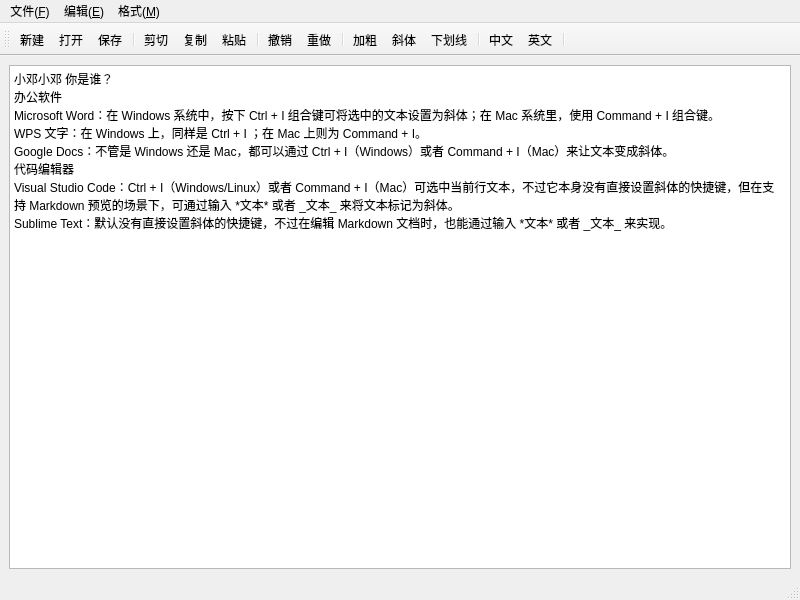
<?xml version="1.0" encoding="UTF-8"?>
<ui version="4.0">
 <class>MainWindow</class>
 <widget class="QMainWindow" name="MainWindow">
  <property name="geometry">
   <rect>
    <x>0</x>
    <y>0</y>
    <width>800</width>
    <height>600</height>
   </rect>
  </property>
  <property name="windowTitle">
   <string>MainWindow</string>
  </property>
  <widget class="QWidget" name="centralwidget">
   <layout class="QGridLayout" name="gridLayout">
    <item row="0" column="0">
     <widget class="QTextEdit" name="textEdit">
      <property name="html">
       <string>&lt;!DOCTYPE HTML PUBLIC &quot;-//W3C//DTD HTML 4.0//EN&quot; &quot;http://www.w3.org/TR/REC-html40/strict.dtd&quot;&gt;
&lt;html&gt;&lt;head&gt;&lt;meta name=&quot;qrichtext&quot; content=&quot;1&quot; /&gt;&lt;meta charset=&quot;utf-8&quot; /&gt;&lt;style type=&quot;text/css&quot;&gt;
p, li { white-space: pre-wrap; }
hr { height: 1px; border-width: 0; }
li.unchecked::marker { content: &quot;\2610&quot;; }
li.checked::marker { content: &quot;\2612&quot;; }
&lt;/style&gt;&lt;/head&gt;&lt;body style=&quot; font-family:'Microsoft YaHei UI'; font-size:9pt; font-weight:400; font-style:normal;&quot;&gt;
&lt;p style=&quot; margin-top:0px; margin-bottom:0px; margin-left:0px; margin-right:0px; -qt-block-indent:0; text-indent:0px;&quot;&gt;小邓小邓 你是谁？&lt;/p&gt;
&lt;p style=&quot; margin-top:0px; margin-bottom:0px; margin-left:0px; margin-right:0px; -qt-block-indent:0; text-indent:0px;&quot;&gt;办公软件&lt;/p&gt;
&lt;p style=&quot; margin-top:0px; margin-bottom:0px; margin-left:0px; margin-right:0px; -qt-block-indent:0; text-indent:0px;&quot;&gt;Microsoft Word：在 Windows 系统中，按下 Ctrl + I 组合键可将选中的文本设置为斜体；在 Mac 系统里，使用 Command + I 组合键。&lt;/p&gt;
&lt;p style=&quot; margin-top:0px; margin-bottom:0px; margin-left:0px; margin-right:0px; -qt-block-indent:0; text-indent:0px;&quot;&gt;WPS 文字：在 Windows 上，同样是 Ctrl + I ；在 Mac 上则为 Command + I。&lt;/p&gt;
&lt;p style=&quot; margin-top:0px; margin-bottom:0px; margin-left:0px; margin-right:0px; -qt-block-indent:0; text-indent:0px;&quot;&gt;Google Docs：不管是 Windows 还是 Mac，都可以通过 Ctrl + I（Windows）或者 Command + I（Mac）来让文本变成斜体。&lt;/p&gt;
&lt;p style=&quot; margin-top:0px; margin-bottom:0px; margin-left:0px; margin-right:0px; -qt-block-indent:0; text-indent:0px;&quot;&gt;代码编辑器&lt;/p&gt;
&lt;p style=&quot; margin-top:0px; margin-bottom:0px; margin-left:0px; margin-right:0px; -qt-block-indent:0; text-indent:0px;&quot;&gt;Visual Studio Code：Ctrl + I（Windows/Linux）或者 Command + I（Mac）可选中当前行文本，不过它本身没有直接设置斜体的快捷键，但在支持 Markdown 预览的场景下，可通过输入 *文本* 或者 _文本_ 来将文本标记为斜体。&lt;/p&gt;
&lt;p style=&quot; margin-top:0px; margin-bottom:0px; margin-left:0px; margin-right:0px; -qt-block-indent:0; text-indent:0px;&quot;&gt;Sublime Text：默认没有直接设置斜体的快捷键，不过在编辑 Markdown 文档时，也能通过输入 *文本* 或者 _文本_ 来实现。&lt;/p&gt;&lt;/body&gt;&lt;/html&gt;</string>
      </property>
     </widget>
    </item>
   </layout>
  </widget>
  <widget class="QMenuBar" name="menubar">
   <property name="geometry">
    <rect>
     <x>0</x>
     <y>0</y>
     <width>800</width>
     <height>20</height>
    </rect>
   </property>
   <widget class="QMenu" name="menu_F">
    <property name="title">
     <string>文件(&amp;F)</string>
    </property>
    <addaction name="actFile_New"/>
    <addaction name="actFile_Open"/>
    <addaction name="actFile_Save"/>
   </widget>
   <widget class="QMenu" name="menu_E">
    <property name="title">
     <string>编辑(&amp;E)</string>
    </property>
    <addaction name="actFile_X"/>
    <addaction name="actFile_C"/>
    <addaction name="actFile_V"/>
    <addaction name="separator"/>
    <addaction name="acFile_Z"/>
    <addaction name="actFile_UnZ"/>
   </widget>
   <widget class="QMenu" name="menu_M">
    <property name="title">
     <string>格式(&amp;M)</string>
    </property>
    <addaction name="actText_Bold"/>
    <addaction name="actText_Italic"/>
    <addaction name="actText_Under"/>
   </widget>
   <addaction name="menu_F"/>
   <addaction name="menu_E"/>
   <addaction name="menu_M"/>
  </widget>
  <widget class="QStatusBar" name="statusbar"/>
  <widget class="QToolBar" name="toolBar">
   <property name="windowTitle">
    <string>toolBar</string>
   </property>
   <property name="toolButtonStyle">
    <enum>Qt::ToolButtonTextUnderIcon</enum>
   </property>
   <attribute name="toolBarArea">
    <enum>TopToolBarArea</enum>
   </attribute>
   <attribute name="toolBarBreak">
    <bool>false</bool>
   </attribute>
   <addaction name="actFile_New"/>
   <addaction name="actFile_Open"/>
   <addaction name="actFile_Save"/>
   <addaction name="separator"/>
   <addaction name="actFile_X"/>
   <addaction name="actFile_C"/>
   <addaction name="actFile_V"/>
   <addaction name="separator"/>
   <addaction name="acFile_Z"/>
   <addaction name="actFile_UnZ"/>
   <addaction name="separator"/>
   <addaction name="actText_Bold"/>
   <addaction name="actText_Italic"/>
   <addaction name="actText_Under"/>
   <addaction name="separator"/>
   <addaction name="actText_Chinese"/>
   <addaction name="actText_English"/>
   <addaction name="separator"/>
  </widget>
  <action name="actFile_New">
   <property name="icon">
    <iconset>
     <normaloff>images/100.bmp</normaloff>images/100.bmp</iconset>
   </property>
   <property name="text">
    <string>新建</string>
   </property>
   <property name="toolTip">
    <string>新建文件</string>
   </property>
   <property name="shortcut">
    <string>Ctrl+N</string>
   </property>
   <property name="menuRole">
    <enum>QAction::NoRole</enum>
   </property>
  </action>
  <action name="actFile_Save">
   <property name="checkable">
    <bool>true</bool>
   </property>
   <property name="checked">
    <bool>false</bool>
   </property>
   <property name="enabled">
    <bool>true</bool>
   </property>
   <property name="icon">
    <iconset>
     <normaloff>images/104.bmp</normaloff>images/104.bmp</iconset>
   </property>
   <property name="text">
    <string>保存</string>
   </property>
   <property name="toolTip">
    <string>保存文件</string>
   </property>
   <property name="shortcut">
    <string>Ctrl+S</string>
   </property>
   <property name="menuRole">
    <enum>QAction::NoRole</enum>
   </property>
  </action>
  <action name="actFile_Open">
   <property name="icon">
    <iconset>
     <normaloff>images/001.GIF</normaloff>images/001.GIF</iconset>
   </property>
   <property name="text">
    <string>打开</string>
   </property>
   <property name="toolTip">
    <string>打开文件</string>
   </property>
   <property name="shortcut">
    <string>Ctrl+O</string>
   </property>
   <property name="menuRole">
    <enum>QAction::NoRole</enum>
   </property>
  </action>
  <action name="actFile_X">
   <property name="icon">
    <iconset>
     <normaloff>images/200.bmp</normaloff>images/200.bmp</iconset>
   </property>
   <property name="text">
    <string>剪切</string>
   </property>
   <property name="toolTip">
    <string>剪切文件</string>
   </property>
   <property name="shortcut">
    <string>Ctrl+X</string>
   </property>
   <property name="menuRole">
    <enum>QAction::NoRole</enum>
   </property>
  </action>
  <action name="actFile_C">
   <property name="icon">
    <iconset>
     <normaloff>images/202.bmp</normaloff>images/202.bmp</iconset>
   </property>
   <property name="text">
    <string>复制</string>
   </property>
   <property name="toolTip">
    <string>复制文件</string>
   </property>
   <property name="shortcut">
    <string>Ctrl+C</string>
   </property>
   <property name="menuRole">
    <enum>QAction::NoRole</enum>
   </property>
  </action>
  <action name="actFile_V">
   <property name="icon">
    <iconset>
     <normaloff>images/204.bmp</normaloff>images/204.bmp</iconset>
   </property>
   <property name="text">
    <string>粘贴</string>
   </property>
   <property name="toolTip">
    <string>粘贴文件</string>
   </property>
   <property name="shortcut">
    <string>Ctrl+V</string>
   </property>
   <property name="menuRole">
    <enum>QAction::NoRole</enum>
   </property>
  </action>
  <action name="acFile_Z">
   <property name="icon">
    <iconset>
     <normaloff>images/206.bmp</normaloff>images/206.bmp</iconset>
   </property>
   <property name="text">
    <string>撤销</string>
   </property>
   <property name="toolTip">
    <string>撤销动作</string>
   </property>
   <property name="shortcut">
    <string>Ctrl+Z</string>
   </property>
   <property name="menuRole">
    <enum>QAction::NoRole</enum>
   </property>
  </action>
  <action name="actFile_UnZ">
   <property name="icon">
    <iconset>
     <normaloff>images/208.bmp</normaloff>images/208.bmp</iconset>
   </property>
   <property name="text">
    <string>重做</string>
   </property>
   <property name="toolTip">
    <string>重做行为</string>
   </property>
   <property name="shortcut">
    <string>Ctrl+Z</string>
   </property>
   <property name="menuRole">
    <enum>QAction::NoRole</enum>
   </property>
  </action>
  <action name="actText_Bold">
   <property name="checkable">
    <bool>true</bool>
   </property>
   <property name="icon">
    <iconset>
     <normaloff>images/500.bmp</normaloff>images/500.bmp</iconset>
   </property>
   <property name="text">
    <string>加粗</string>
   </property>
   <property name="toolTip">
    <string>加粗</string>
   </property>
   <property name="shortcut">
    <string>Ctrl+B</string>
   </property>
   <property name="menuRole">
    <enum>QAction::NoRole</enum>
   </property>
  </action>
  <action name="actText_Italic">
   <property name="checkable">
    <bool>true</bool>
   </property>
   <property name="icon">
    <iconset>
     <normaloff>images/502.bmp</normaloff>images/502.bmp</iconset>
   </property>
   <property name="text">
    <string>斜体</string>
   </property>
   <property name="toolTip">
    <string>斜体</string>
   </property>
   <property name="shortcut">
    <string>Ctrl+I</string>
   </property>
   <property name="menuRole">
    <enum>QAction::NoRole</enum>
   </property>
  </action>
  <action name="actText_Under">
   <property name="checkable">
    <bool>true</bool>
   </property>
   <property name="icon">
    <iconset>
     <normaloff>images/504.bmp</normaloff>images/504.bmp</iconset>
   </property>
   <property name="text">
    <string>下划线</string>
   </property>
   <property name="toolTip">
    <string>下划线</string>
   </property>
   <property name="shortcut">
    <string>Ctrl+U</string>
   </property>
   <property name="menuRole">
    <enum>QAction::NoRole</enum>
   </property>
  </action>
  <action name="actText_Chinese">
   <property name="checkable">
    <bool>true</bool>
   </property>
   <property name="icon">
    <iconset>
     <normaloff>images/CN.jpg</normaloff>images/CN.jpg</iconset>
   </property>
   <property name="text">
    <string>中文</string>
   </property>
   <property name="toolTip">
    <string>中文</string>
   </property>
   <property name="menuRole">
    <enum>QAction::NoRole</enum>
   </property>
  </action>
  <action name="actText_English">
   <property name="checkable">
    <bool>true</bool>
   </property>
   <property name="icon">
    <iconset>
     <normaloff>images/timg2.jpg</normaloff>images/timg2.jpg</iconset>
   </property>
   <property name="text">
    <string>英文</string>
   </property>
   <property name="toolTip">
    <string>英文</string>
   </property>
   <property name="menuRole">
    <enum>QAction::NoRole</enum>
   </property>
  </action>
  <action name="actClose">
   <property name="icon">
    <iconset resource="rsc.qrc">
     <normaloff>:/icons/images/324.bmp</normaloff>:/icons/images/324.bmp</iconset>
   </property>
   <property name="text">
    <string>关闭</string>
   </property>
   <property name="toolTip">
    <string>关闭本窗口</string>
   </property>
   <property name="menuRole">
    <enum>QAction::NoRole</enum>
   </property>
  </action>
 </widget>
 <resources>
  <include location="rsc.qrc"/>
 </resources>
 <connections>
  <connection>
   <sender>actFile_C</sender>
   <signal>triggered()</signal>
   <receiver>textEdit</receiver>
   <slot>cut()</slot>
   <hints>
    <hint type="sourcelabel">
     <x>-1</x>
     <y>-1</y>
    </hint>
    <hint type="destinationlabel">
     <x>399</x>
     <y>324</y>
    </hint>
   </hints>
  </connection>
  <connection>
   <sender>actFile_V</sender>
   <signal>triggered()</signal>
   <receiver>textEdit</receiver>
   <slot>paste()</slot>
   <hints>
    <hint type="sourcelabel">
     <x>-1</x>
     <y>-1</y>
    </hint>
    <hint type="destinationlabel">
     <x>399</x>
     <y>324</y>
    </hint>
   </hints>
  </connection>
  <connection>
   <sender>acFile_Z</sender>
   <signal>triggered()</signal>
   <receiver>textEdit</receiver>
   <slot>undo()</slot>
   <hints>
    <hint type="sourcelabel">
     <x>-1</x>
     <y>-1</y>
    </hint>
    <hint type="destinationlabel">
     <x>399</x>
     <y>324</y>
    </hint>
   </hints>
  </connection>
  <connection>
   <sender>actClose</sender>
   <signal>triggered()</signal>
   <receiver>MainWindow</receiver>
   <slot>close()</slot>
   <hints>
    <hint type="sourcelabel">
     <x>-1</x>
     <y>-1</y>
    </hint>
    <hint type="destinationlabel">
     <x>399</x>
     <y>299</y>
    </hint>
   </hints>
  </connection>
  <connection>
   <sender>textEdit</sender>
   <signal>undoAvailable(bool)</signal>
   <receiver>acFile_Z</receiver>
   <slot>setEnabled(bool)</slot>
   <hints>
    <hint type="sourcelabel">
     <x>399</x>
     <y>324</y>
    </hint>
    <hint type="destinationlabel">
     <x>-1</x>
     <y>-1</y>
    </hint>
   </hints>
  </connection>
  <connection>
   <sender>actFile_UnZ</sender>
   <signal>triggered()</signal>
   <receiver>textEdit</receiver>
   <slot>redo()</slot>
   <hints>
    <hint type="sourcelabel">
     <x>-1</x>
     <y>-1</y>
    </hint>
    <hint type="destinationlabel">
     <x>399</x>
     <y>324</y>
    </hint>
   </hints>
  </connection>
 </connections>
</ui>
